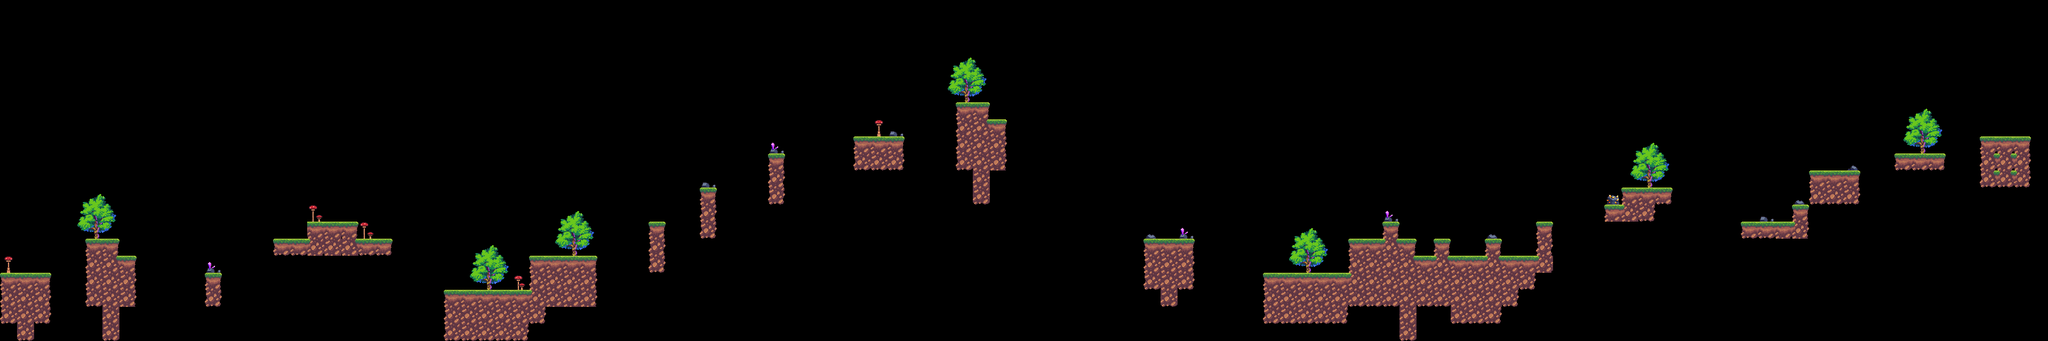

Rendered tile map (Tiled .tmx) drawn with the repository's tilesets; below, a short description and the map source with its tile grids summarised:
An orthogonal 120x20 tile map with 32x32 px tiles, 2 tile layers (collision, bg), 3 tilesets.

<map version="1.10" tiledversion="1.10.1" orientation="orthogonal" renderorder="right-down" width="120" height="20" tilewidth="32" tileheight="32" infinite="0" nextlayerid="4" nextobjectid="1">
 <tileset firstgid="1" name="rocky-grass" tilewidth="32" tileheight="32" tilecount="56" columns="8">
  <image source="rocky-grass.bmp" trans="ff00ff" width="256" height="224" />
 </tileset>
 <tileset firstgid="57" name="decors-tree" tilewidth="32" tileheight="32" tilecount="21" columns="7">
  <image source="decors-tree.bmp" trans="ff00ff" width="224" height="112" />
 </tileset>
 <tileset firstgid="78" name="tiles-grass" tilewidth="32" tileheight="32" tilecount="180" columns="18">
  <image source="tiles-grass.bmp" trans="ff00ff" width="576" height="320" />
 </tileset>
 <layer id="2" name="collision" width="120" height="20">
  <data>[2400 cells, 212 non-empty, 32 distinct tile ids]</data>
 </layer>
 <layer id="1" name="bg" width="120" height="20">
  <data>[2400 cells, 80 non-empty, 17 distinct tile ids]</data>
 </layer>
</map>
